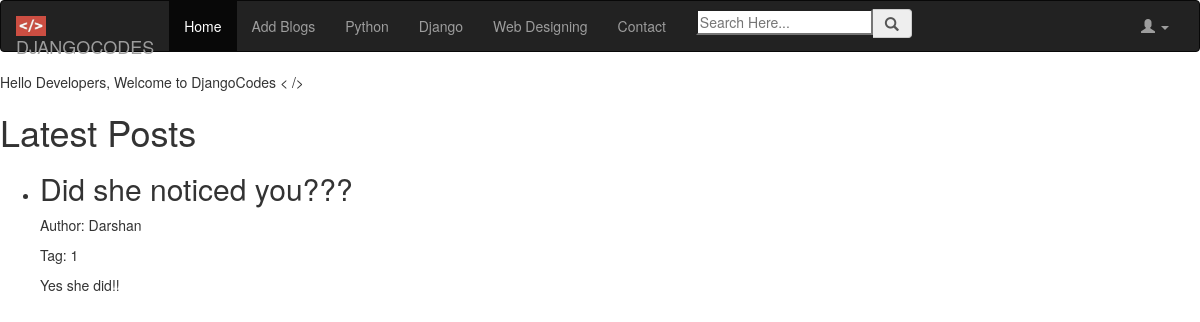
/tag/1 (signed in), run on the app's committed database.
### codeapp/models.py (models this page shows, shortened)
class BlogPost(models.Model):
    title=models.CharField(max_length=200)
    author=models.ForeignKey(User,on_delete=models.CASCADE)
    tag=models.CharField(
        max_length=20,
        choices=TAG_CHOICES,
        default='General')
    content=models.TextField()
    slug=models.SlugField(unique=True)
    image=models.ImageField(upload_to='profile_pics',blank=True,null=True)
    datetime=models.DateTimeField(auto_now_add=True)
    likes=models.IntegerField(default=0)
    class   Meta:
        ordering    =   ['-datetime']

### codeapp/views.py (the view)
# urls.py: path('tag/<str:tag>',views.filteringPosts,name='filteringPosts'),
def filteringPosts(request,tag=None):
    if tag!='General':
        blog_posts=BlogPost.objects.filter(tag=tag)
    else:
        blog_posts=BlogPost.objects.all()
    context={'blog_posts':blog_posts}
    return render(request,'codeapp/index.html',context)

### codeapp/templates/codeapp/index.html (shortened to what this page needs)
{% extends 'codeapp/base.html' %}
{% load static %}
{% block content %}
Hello Developers, Welcome to DjangoCodes
< />
<div class="post_container">
    <h1>Latest Posts</h1>
    {% if blog_posts %}
    {% for post in blog_posts %}
    <ul>
        <li>
            <h2>{{ post.title }}</h2>
            <p>Author: {{ post.author.username }}</p>
            <p>Tag: {{ post.tag }}</p>
            <p>{{ post.content }}</p>
        </li>
        {% endfor %}
    </ul>
    {% else %}
    <p>No blog posts available.</p>
    {% endif %}
</div>
{% endblock content %}

### data on the page
BlogPost: title "Did she noticed you???", author.username "Darshan", tag "1", content "Yes she did!!"
